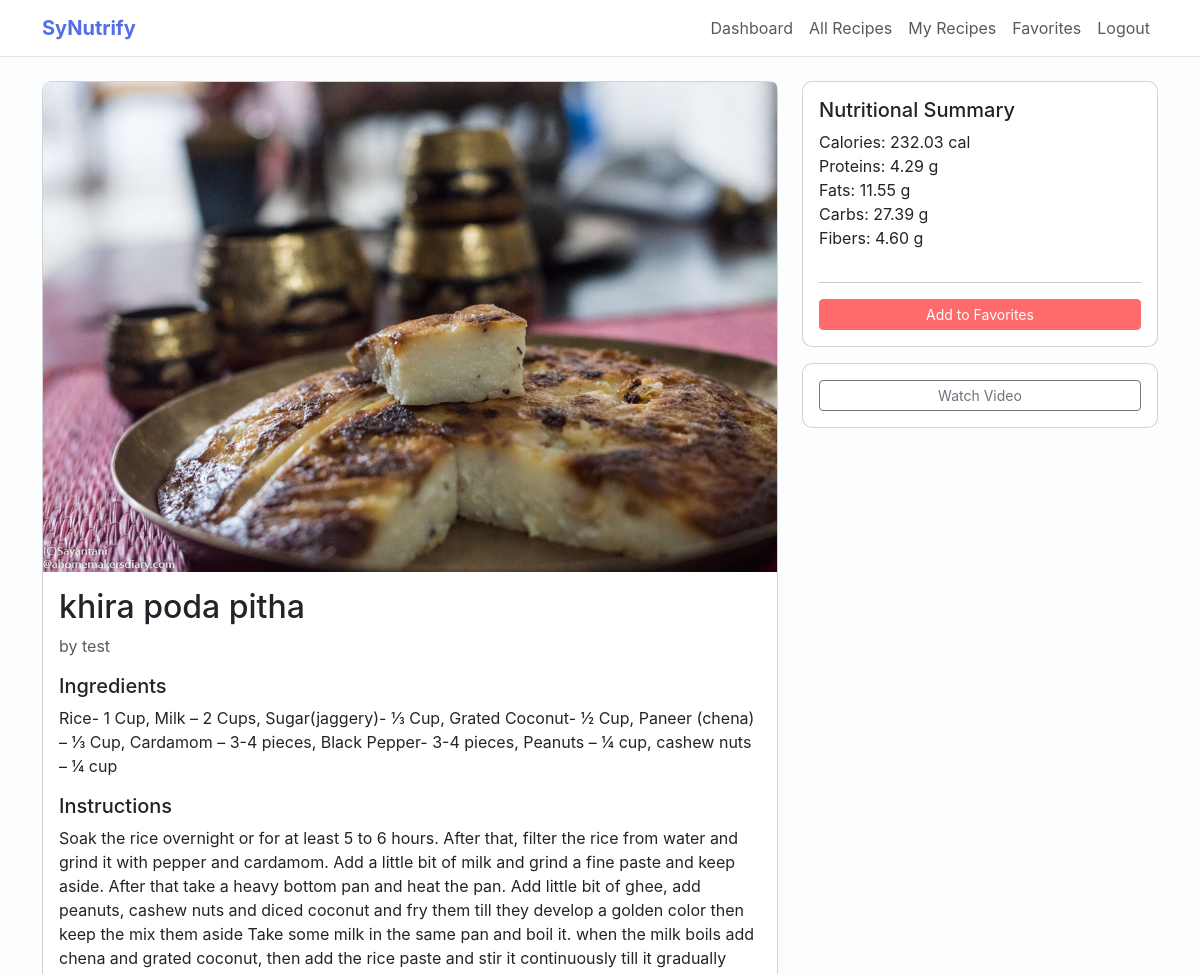
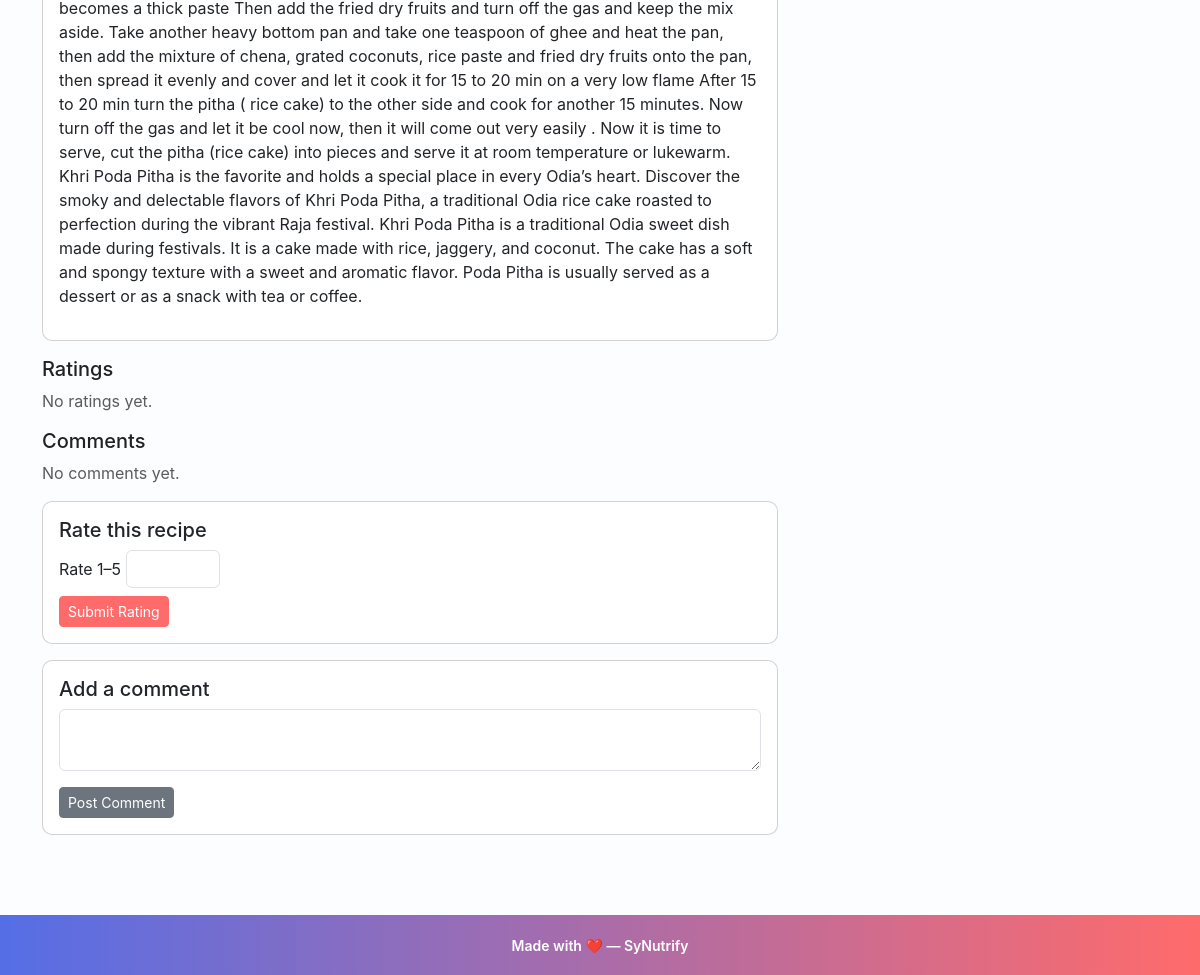
The page /recipe/3 (signed in) on the database its author committed (2 pictures, top to bottom).
### app.py (models this page shows, shortened)
class Recipe(db.Model):
    id = db.Column(db.Integer, primary_key=True)
    title = db.Column(db.String(150), nullable=False)
    image_url = db.Column(db.String(300))        # New: for recipe image
    ingredients = db.Column(db.Text, nullable=False)
    calories = db.Column(db.Float)
    proteins = db.Column(db.Float)
    fats = db.Column(db.Float)
    carbs = db.Column(db.Float)
    fibers = db.Column(db.Float)
    instructions = db.Column(db.Text, nullable=False)
    youtube_url = db.Column(db.String(300))
    user_id = db.Column(db.Integer, db.ForeignKey("user.id"), nullable=False)
    ratings = db.relationship("Rating", backref="recipe", lazy=True ,cascade="all, delete-orphan")
    comments = db.relationship("Comment", backref="recipe", lazy=True , cascade="all, delete-orphan")

class User(db.Model, UserMixin):
    id = db.Column(db.Integer, primary_key=True)
    username = db.Column(db.String(150), unique=True, nullable=False)
    password_hash = db.Column(db.String(128), nullable=False)
    recipes = db.relationship("Recipe", backref="user", lazy=True)
    ratings = db.relationship("Rating", backref="user", lazy=True)
    comments = db.relationship("Comment", backref="user", lazy=True)

### app.py (the view)
@app.route("/recipe/<int:recipe_id>")
@login_required
def recipe_detail(recipe_id):
    recipe = Recipe.query.get_or_404(recipe_id)
    rating_form = RatingForm()
    comment_form = CommentForm()
    is_favorite=any(f.user_id == current_user.id for f in recipe.favorited_by)
    return render_template(
        "recipe_detail.html",
        recipe=recipe,
        rating_form=rating_form,
        comment_form=comment_form,
        is_favorite=is_favorite
    )

### app.py
class RatingForm(FlaskForm):
    score = IntegerField("Rate 1–5", validators=[DataRequired(), NumberRange(min=1, max=5)])
    submit = SubmitField("Submit Rating")

class CommentForm(FlaskForm):
    content = TextAreaField("Add a comment", validators=[DataRequired()])
    submit = SubmitField("Post Comment")

### app.py (called while the page is built)
@app.context_processor
def inject_csrf_token():
    return dict(csrf_token=generate_csrf)

@login_manager.user_loader
def load_user(user_id):
    return User.query.get(int(user_id))

### templates/recipe_detail.html (shortened to what this page needs)
{% extends "base.html" %}
{% block content %}
  <div class="row">
    <div class="col-md-8">
      <div class="card mb-3">
        {% if recipe.image_url %}
          <img src="{{ recipe.image_url }}" class="card-img-top img-fluid" alt="{{ recipe.title }}">
        {% endif %}
        <div class="card-body">
          <h2 class="card-title">{{ recipe.title }}</h2>
          <p class="text-muted">by {{ recipe.user.username }}</p>
          <h5>Ingredients</h5>
          <p>{{ recipe.ingredients }}</p>
          <h5>Instructions</h5>
          <p>{{ recipe.instructions }}</p>
        </div>
      </div>
      <div class="mb-3">
        <h5>Ratings</h5>
        {% if recipe.ratings %}
          {% for r in recipe.ratings %}
            <div><strong>{{ r.user.username }}</strong>: {{ r.score }} / 5</div>
          {% endfor %}
        {% else %}
          <div class="text-muted">No ratings yet.</div>
        {% endif %}
      </div>
      <div class="mb-3">
        <h5>Comments</h5>
        {% if recipe.comments %}
          {% for c in recipe.comments %}
            <div class="mb-2"><strong>{{ c.user.username }}</strong>: {{ c.content }}</div>
          {% endfor %}
        {% else %}
          <div class="text-muted">No comments yet.</div>
        {% endif %}
      </div>
      {% if current_user.is_authenticated %}
        <div class="card mb-3">
          <div class="card-body">
            <h5>Rate this recipe</h5>
            <form method="post" action="{{ url_for('rate_recipe', recipe_id=recipe.id) }}">
              <div class="mb-2">{{ rating_form.score.label }} {{ rating_form.score(class_='form-control d-inline-block w-auto') }}</div>
              {{ rating_form.submit(class_='btn btn-primary btn-sm') }}
            </form>
          </div>
        </div>
        <div class="card mb-3">
          <div class="card-body">
            <h5>Add a comment</h5>
            <form method="post" action="{{ url_for('comment_recipe', recipe_id=recipe.id) }}">
              <div class="mb-2">{{ comment_form.content(class_='form-control') }}</div>
              {{ comment_form.submit(class_='btn btn-secondary btn-sm mt-2') }}
            </form>
          </div>
        </div>
      {% endif %}
    </div>
    <div class="col-md-4">
      <div class="card mb-3">
        <div class="card-body">
          <h5>Nutritional Summary</h5>
          <ul class="list-unstyled">
            <li>Calories: {{ '%.2f'|format(recipe.calories or 0) }} cal</li>
            <li>Proteins: {{ '%.2f'|format(recipe.proteins or 0) }} g</li>
            <li>Fats: {{ '%.2f'|format(recipe.fats or 0) }} g</li>
            <li>Carbs: {{ '%.2f'|format(recipe.carbs or 0) }} g</li>
            <li>Fibers: {{ '%.2f'|format(recipe.fibers or 0) }} g</li>
          </ul>
          <hr>
          <form method="post" action="{{ url_for('favorite_recipe', recipe_id=recipe.id) }}">
            {% if is_favorite %}
              <button class="btn btn-outline-danger btn-sm w-100" type="submit">Remove from Favorites</button>
            {% else %}
              <button class="btn btn-primary btn-sm w-100" type="submit">Add to Favorites</button>
            {% endif %}
          </form>
        </div>
      </div>
      {% if recipe.youtube_url %}
        <div class="card">
          <div class="card-body">
            <a href="{{ recipe.youtube_url }}" target="_blank" class="btn btn-sm btn-outline-secondary w-100">Watch Video</a>
          </div>
        </div>
      {% endif %}
    </div>
  </div>
{% endblock %}

### static/css/style.css (style rules this page uses)
body { background-color: #f7f8fb; color: #333; }
.card { border-radius:10px; }
.img-fluid { max-width:100%; height:auto; }
:root { --primary:#ff6b6b; --accent:#556ee6; --muted:#6c757d; --card-bg:#ffffff; --page-bg:#fcfdff; }
body { background-color: var(--page-bg); color: #222; font-family: Inter, system-ui, -apple-system, 'Segoe UI', Roboto, 'Helvetica Neue', Arial; }
.btn-primary { background: var(--primary); border-color: var(--primary); }

### rows shown on the page
Recipe: image_url (picture), title "khira poda pitha", ingredients "Rice- 1 Cup, Milk – 2 Cups, Sugar(jaggery)- ⅓ Cup, Grated Coconut- ½ Cup, Paneer (chena) – ⅓ Cup, Cardamom – 3-4 pieces, Black Pepper- 3-4 pieces, Peanuts – ¼ cup, cashew nuts – ¼ cup", instructions "Soak the rice overnight or for at least 5 to 6 hours. After that, filter the rice from water and grind it with pepper and cardamom. Add a little bit of milk and grind a fine paste and keep aside. After that take a heavy bottom pan and heat the pan. Add little bit of ghee, add peanuts, cashew nuts and diced coconut and fry them till they develop a golden color then keep the mix them aside Take some milk in the same pan and boil it. when the milk boils add chena and grated coconut, then add the rice paste and stir it continuously till it gradually becomes a thick paste Then add the fried dry fruits and turn off the gas and keep the mix aside. Take another heavy bottom pan and take one…", calories "232.03", proteins "4.29", fats "11.55", carbs "27.39", fibers "4.60"
User: user.username "test"

### other values the page prints
{{ rating_form.score.label }} "Rate 1–5"
